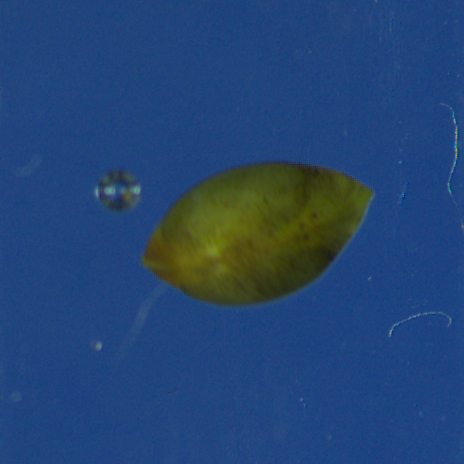
#> input picture Week-4-Lab-Actvities/Assets/Insects/2_Sphaer 2021_1_2021_06_03-11-22-54-873.PNG, 464 x 464 px, found by its file name
$ python intro.py
#> lines starting #> are read from the running program, lines starting #| are printed output that depends on the picture
from PIL import Image

# create an image via import
image = Image.open('Assignment-2-Activity-1/Assets/Insects/2_Sphaer 2021_1_2021_06_03-11-22-54-873.png')
#> image is the input picture: PIL image 464x464 RGB; mean R, G, B 36, 69.1, 114.7

# analyze the image
print(image.size)
#| (464, 464)
print(image.filename)
#| Week-4-Lab-Actvities/Assets/Insects/2_Sphaer 2021_1_2021_06_03-11-22-54-873.PNG
print(image.format)
#| PNG

#image.show()

# flip the image
image = image.transpose(Image.Transpose.FLIP_LEFT_RIGHT)
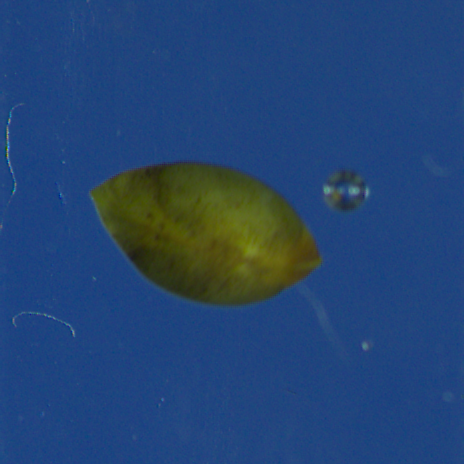
#> image: PIL image 464x464 RGB; mean R, G, B 36, 69.1, 114.7
# show the image
#image.show()

# exercise
img_rotated = image.rotate(30)
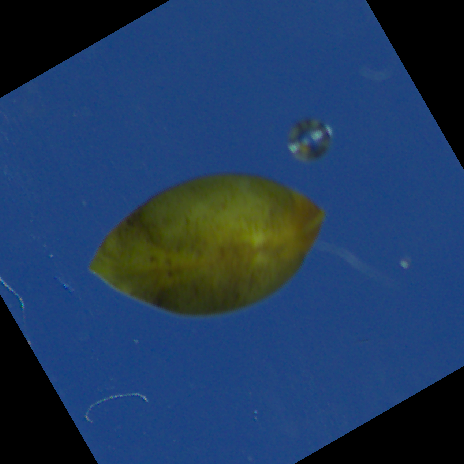
#> img_rotated: PIL image 464x464 RGB; mean R, G, B 31.1, 58.5, 95.1
img_rotated.save('roated_insect_3.png', 'png')
image.show()

$ run again, with Week-4-Lab-Actvities/Assets/Insects/2_Sphaer 2021_1_2021_06_03-11-22-54-852.PNG copied over Week-4-Lab-Actvities/Assets/Insects/2_Sphaer 2021_1_2021_06_03-11-22-54-873.PNG
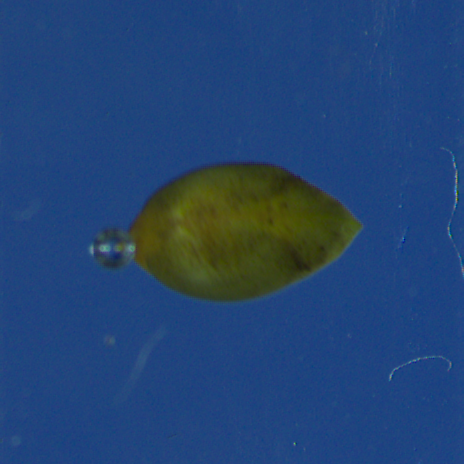
#> input picture Week-4-Lab-Actvities/Assets/Insects/2_Sphaer 2021_1_2021_06_03-11-22-54-852.PNG, 464 x 464 px, found by its file name
#> image is the input picture: PIL image 464x464 RGB; mean R, G, B 35.3, 68.5, 114.6
#| (464, 464)
#| Week-4-Lab-Actvities/Assets/Insects/2_Sphaer 2021_1_2021_06_03-11-22-54-873.PNG
#| PNG
#> `image = image.transpose(Image.Transpose.FLIP_LEFT_RIGHT)`:
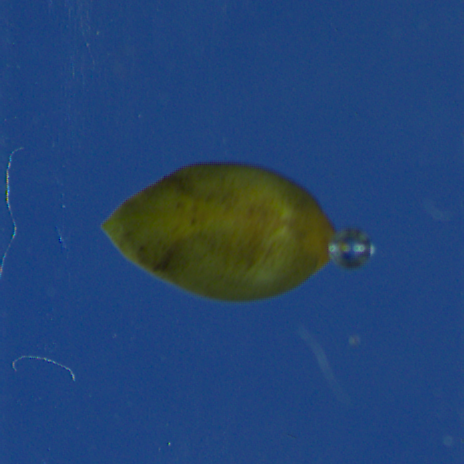
#> image: PIL image 464x464 RGB; mean R, G, B 35.3, 68.5, 114.6
#> `img_rotated = image.rotate(30)`:
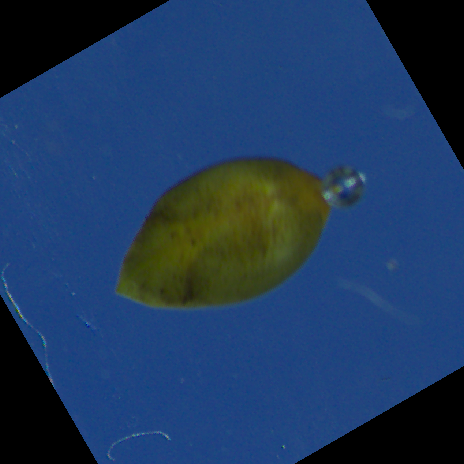
#> img_rotated: PIL image 464x464 RGB; mean R, G, B 30.5, 57.9, 95

$ run again, with Week-4-Lab-Actvities/Assets/Insects/2_Sphaer 2021_1_2021_06_03-11-22-54-894.PNG copied over Week-4-Lab-Actvities/Assets/Insects/2_Sphaer 2021_1_2021_06_03-11-22-54-873.PNG
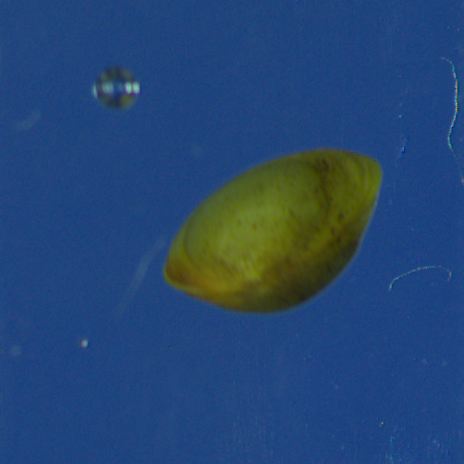
#> input picture Week-4-Lab-Actvities/Assets/Insects/2_Sphaer 2021_1_2021_06_03-11-22-54-894.PNG, 464 x 464 px, found by its file name
#> image is the input picture: PIL image 464x464 RGB; mean R, G, B 37.5, 70.6, 114.4
#| (464, 464)
#| Week-4-Lab-Actvities/Assets/Insects/2_Sphaer 2021_1_2021_06_03-11-22-54-873.PNG
#| PNG
#> `image = image.transpose(Image.Transpose.FLIP_LEFT_RIGHT)`:
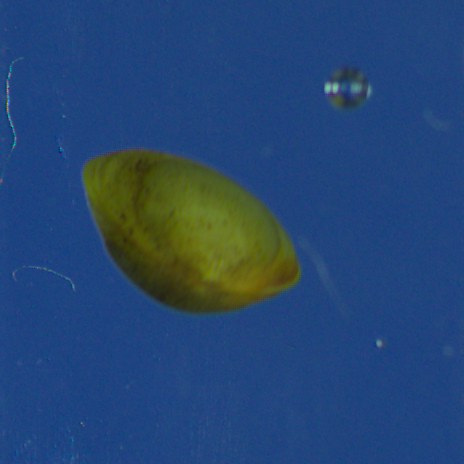
#> image: PIL image 464x464 RGB; mean R, G, B 37.5, 70.6, 114.4
#> `img_rotated = image.rotate(30)`:
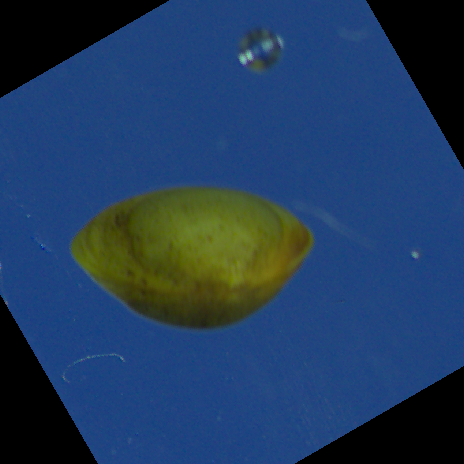
#> img_rotated: PIL image 464x464 RGB; mean R, G, B 32.6, 60, 94.8

$ run again, with Week-4-Lab-Actvities/Assets/Insects/1_Gammar 2021_1_2021_06_03-13-19-23-879.PNG copied over Week-4-Lab-Actvities/Assets/Insects/2_Sphaer 2021_1_2021_06_03-11-22-54-873.PNG
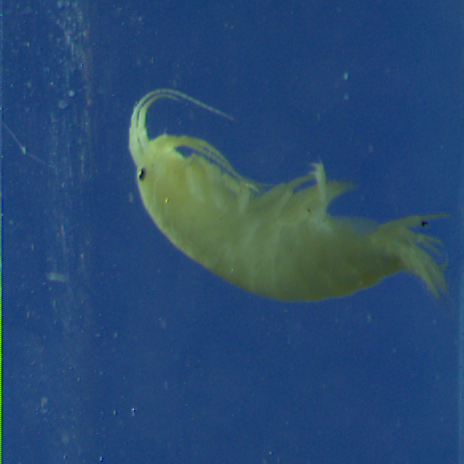
#> input picture Week-4-Lab-Actvities/Assets/Insects/1_Gammar 2021_1_2021_06_03-13-19-23-879.PNG, 464 x 464 px, found by its file name
#> image is the input picture: PIL image 464x464 RGB; mean R, G, B 40.7, 74.5, 113.3
#| (464, 464)
#| Week-4-Lab-Actvities/Assets/Insects/2_Sphaer 2021_1_2021_06_03-11-22-54-873.PNG
#| PNG
#> `image = image.transpose(Image.Transpose.FLIP_LEFT_RIGHT)`:
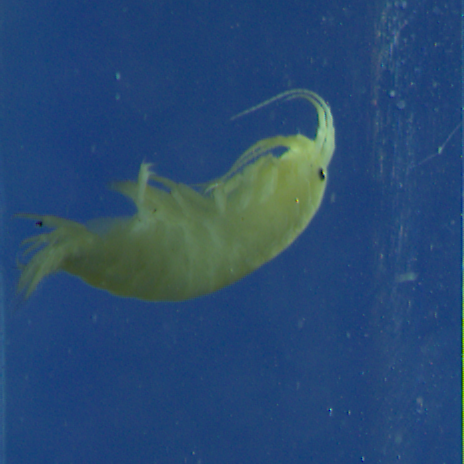
#> image: PIL image 464x464 RGB; mean R, G, B 40.7, 74.5, 113.3
#> `img_rotated = image.rotate(30)`:
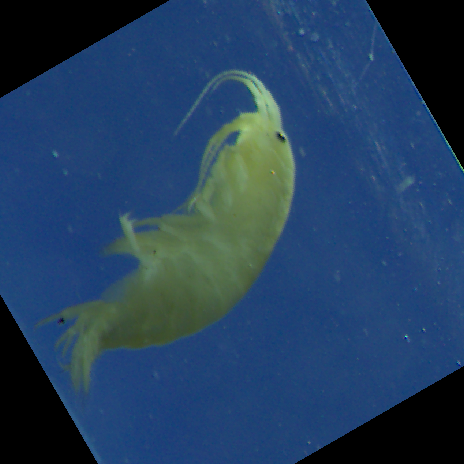
#> img_rotated: PIL image 464x464 RGB; mean R, G, B 35.4, 63.5, 94.8
